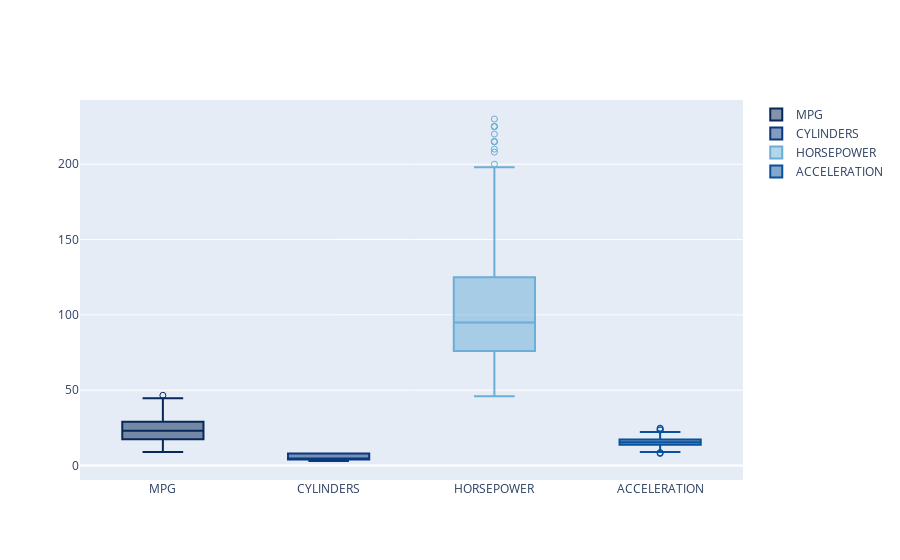

Notebook code for this chart:
### Code cell
fig = go.Figure()
fig.add_trace(go.Box(
    y=data.mpg,
    name="MPG",
    boxpoints="suspectedoutliers",
    marker_color="rgb(7,40,89)",
    line_color="rgb(7,40,89)"
))
fig.add_trace(go.Box(
    y=data.cylinders,
    name="CYLINDERS",
    boxpoints="suspectedoutliers",
    marker_color='rgb(9,56,125)',
    line_color='rgb(9,56,125)'
))

fig.add_trace(go.Box(
    y=data.horsepower,
    name="HORSEPOWER",
    boxpoints="suspectedoutliers",
    marker_color='rgb(107,174,214)',
    line_color='rgb(107,174,214)'
))
fig.add_trace(go.Box(
    y=data.acceleration,
    name="ACCELERATION",
    boxpoints="suspectedoutliers",
    marker_color='rgb(8,81,156)',
    line_color='rgb(8,81,156)'
))
fig.show()

### Figure 1 — Plotly figure (JSON) as saved in the notebook; plotly's stock layout.template omitted (floating-point values rounded to 4 significant figures; data arrays with more than 128 entries replaced by an {"elided": "..."} marker saying what was removed)
{"data": [{"boxpoints": "suspectedoutliers", "line": {"color": "rgb(7,40,89)"}, "marker": {"color": "rgb(7,40,89)"}, "name": "MPG", "type": "box", "y": {"elided": "398 float values"}}, {"boxpoints": "suspectedoutliers", "line": {"color": "rgb(9,56,125)"}, "marker": {"color": "rgb(9,56,125)"}, "name": "CYLINDERS", "type": "box", "y": {"elided": "398 int values"}}, {"boxpoints": "suspectedoutliers", "line": {"color": "rgb(107,174,214)"}, "marker": {"color": "rgb(107,174,214)"}, "name": "HORSEPOWER", "type": "box", "y": {"elided": "398 float values"}}, {"boxpoints": "suspectedoutliers", "line": {"color": "rgb(8,81,156)"}, "marker": {"color": "rgb(8,81,156)"}, "name": "ACCELERATION", "type": "box", "y": {"elided": "398 float values"}}], "layout": {}}
